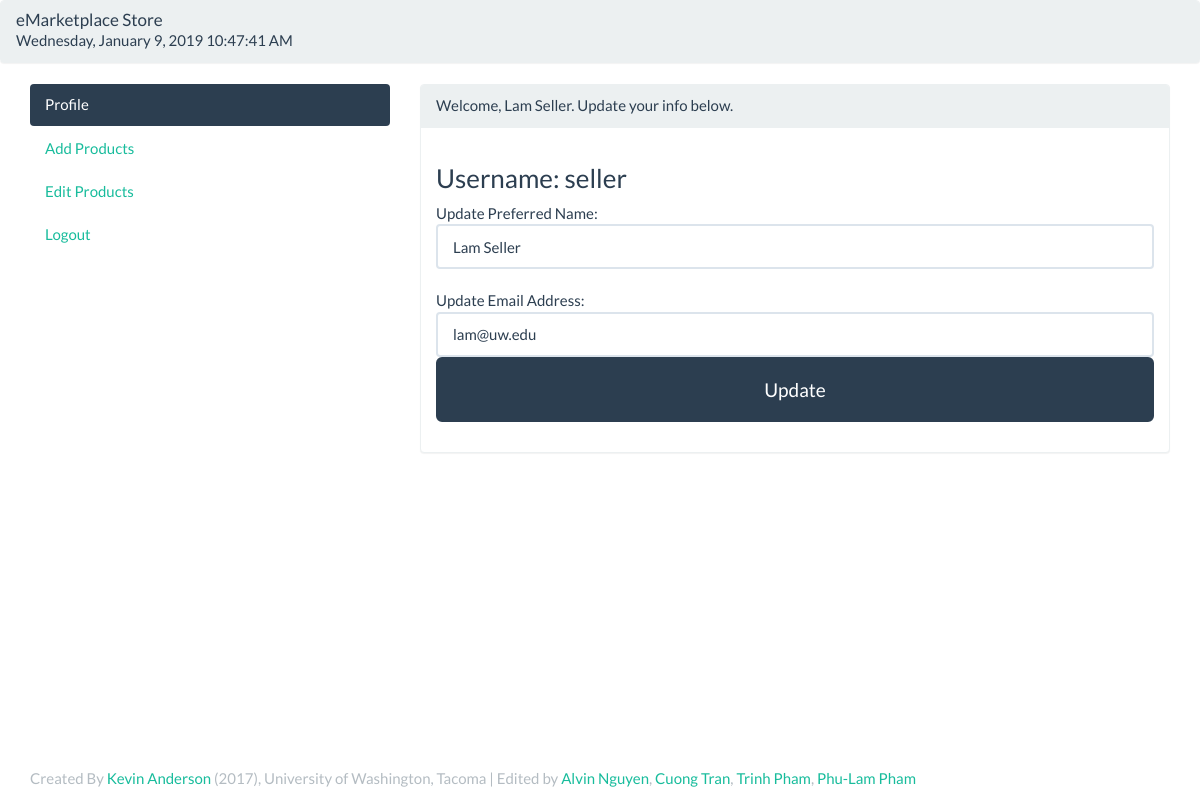
The page /SellerProfile.php (signed in) on the database its author committed.
### tables this page shows
CREATE TABLE `User` (
  userid         int(11) PRIMARY KEY,
  username       varchar(32) UNIQUE NOT NULL,
  pwd            CHAR(32) NOT NULL,
  preferred_name varchar(150),
  role           varchar(10) NOT NULL,
  email          varchar(256)
);

### SellerProfile.php (the view, shortened to what this page needs)
<?php
require('inc.header.php');
if (!isset($db)) {
    $db = get_connection();
}
$q = 'SELECT userid, username, preferred_name, email
       FROM User
      WHERE userid = ' . $_SESSION['userid'];
$r = $db->query($q);
$row = $r->fetch();
$username = $row['username'];
$name     = $row['preferred_name'];
$email    = $row['email'];
?>
<body>
  <div class="panel panel-default">
    <div class="panel-heading">
      <h1 class="panel-title">eMarketplace Store</h1>
      <div id="clockbox" class="panel-right"></div>
    </div>
  </div>
  <div class="container">
    <div class="row">
      <div class="col-sm-4">
        <ul class="nav nav-pills nav-stacked">
          <li role="presentation" class="active"><a href="SellerProfile.php">Profile</a></li>
          <li role="presentation" class="inactive">  <a href="AddProducts.php">Add Products</a></li>
          <li role="presentation" class="inactive"><a href="ProductManagement.php">Edit Products</a></li>
          <li role="presentation" class="inactive"><a href="Logout.php">Logout</a></li>
                  </ul>
      </div>
      <div class="col-sm-8">
        <div class="panel panel-default">
          <div class="panel-heading">Welcome, <?php echo $name; ?>.  Update your info below.</div>
          <div class="panel-body">
            <h3>Username: <?php echo $username; ?></h3>
                <form role="form" method="POST" action="<?php echo $_SERVER['PHP_SELF']; ?>">
                <div class="form-group">
		        Update Preferred Name: <input type="text" class="form-control" value="<?php echo $name; ?>" placeholder="enter preferred name" name="pref_name" autofocus /><br />
		        Update Email Address: <input type="email" class="form-control" value="<?php echo $email; ?>" placeholder="enter email" name="email"/>
		        <button class="btn btn-lg btn-primary btn-block" type="submit" name="update">
			       Update
		        </button>
		      </div>
            </form>
          </div>
        </div>
      </div>
    </div>
 </div>
 <?php include("./inc.footer.php");?>

### rows shown on the page
user: preferred_name "Lam Seller", username "seller", pref_name "Lam Seller", email "lam@uw.edu"
